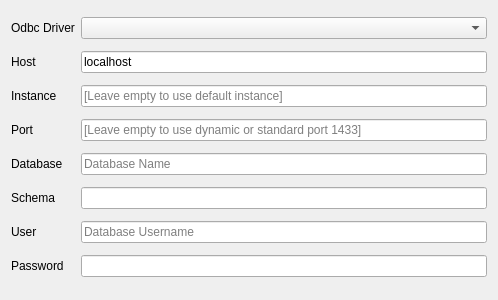
<?xml version="1.0" encoding="UTF-8"?>
<ui version="4.0">
 <class>Form</class>
 <widget class="QWidget" name="Form">
  <property name="geometry">
   <rect>
    <x>0</x>
    <y>0</y>
    <width>498</width>
    <height>300</height>
   </rect>
  </property>
  <property name="windowTitle">
   <string>Form</string>
  </property>
  <layout class="QGridLayout" name="gridLayout">
   <item row="0" column="0">
    <widget class="QLabel" name="label">
     <property name="text">
      <string>Odbc Driver</string>
     </property>
    </widget>
   </item>
   <item row="0" column="1">
    <widget class="QComboBox" name="mssql_odbc_driver"/>
   </item>
   <item row="1" column="0">
    <widget class="QLabel" name="label_9">
     <property name="text">
      <string>Host</string>
     </property>
    </widget>
   </item>
   <item row="1" column="1">
    <widget class="QLineEdit" name="mssql_host_line_edit">
     <property name="text">
      <string>localhost</string>
     </property>
     <property name="placeholderText">
      <string>Database Hostname</string>
     </property>
    </widget>
   </item>
   <item row="2" column="0">
    <widget class="QLabel" name="label_2">
     <property name="text">
      <string>Instance</string>
     </property>
    </widget>
   </item>
   <item row="2" column="1">
    <widget class="QLineEdit" name="mssql_instance_line_edit">
     <property name="placeholderText">
      <string>[Leave empty to use default instance]</string>
     </property>
    </widget>
   </item>
   <item row="3" column="0">
    <widget class="QLabel" name="label_8">
     <property name="text">
      <string>Port</string>
     </property>
    </widget>
   </item>
   <item row="3" column="1">
    <widget class="QLineEdit" name="mssql_port_line_edit">
     <property name="placeholderText">
      <string>[Leave empty to use dynamic or standard port 1433]</string>
     </property>
    </widget>
   </item>
   <item row="4" column="0">
    <widget class="QLabel" name="label_6">
     <property name="text">
      <string>Database</string>
     </property>
    </widget>
   </item>
   <item row="4" column="1">
    <widget class="QLineEdit" name="mssql_database_line_edit">
     <property name="placeholderText">
      <string>Database Name</string>
     </property>
    </widget>
   </item>
   <item row="5" column="0">
    <widget class="QLabel" name="label_3">
     <property name="text">
      <string>Schema</string>
     </property>
    </widget>
   </item>
   <item row="5" column="1">
    <widget class="QLineEdit" name="mssql_schema_line_edit">
     <property name="placeholderText">
      <string/>
     </property>
    </widget>
   </item>
   <item row="6" column="0">
    <widget class="QLabel" name="label_4">
     <property name="text">
      <string>User</string>
     </property>
    </widget>
   </item>
   <item row="6" column="1">
    <widget class="QLineEdit" name="mssql_user_line_edit">
     <property name="placeholderText">
      <string>Database Username</string>
     </property>
    </widget>
   </item>
   <item row="7" column="0">
    <widget class="QLabel" name="label_5">
     <property name="text">
      <string>Password</string>
     </property>
    </widget>
   </item>
   <item row="7" column="1">
    <widget class="QLineEdit" name="mssql_password_line_edit">
     <property name="echoMode">
      <enum>QLineEdit::Password</enum>
     </property>
     <property name="placeholderText">
      <string/>
     </property>
    </widget>
   </item>
  </layout>
 </widget>
 <resources/>
 <connections/>
</ui>
